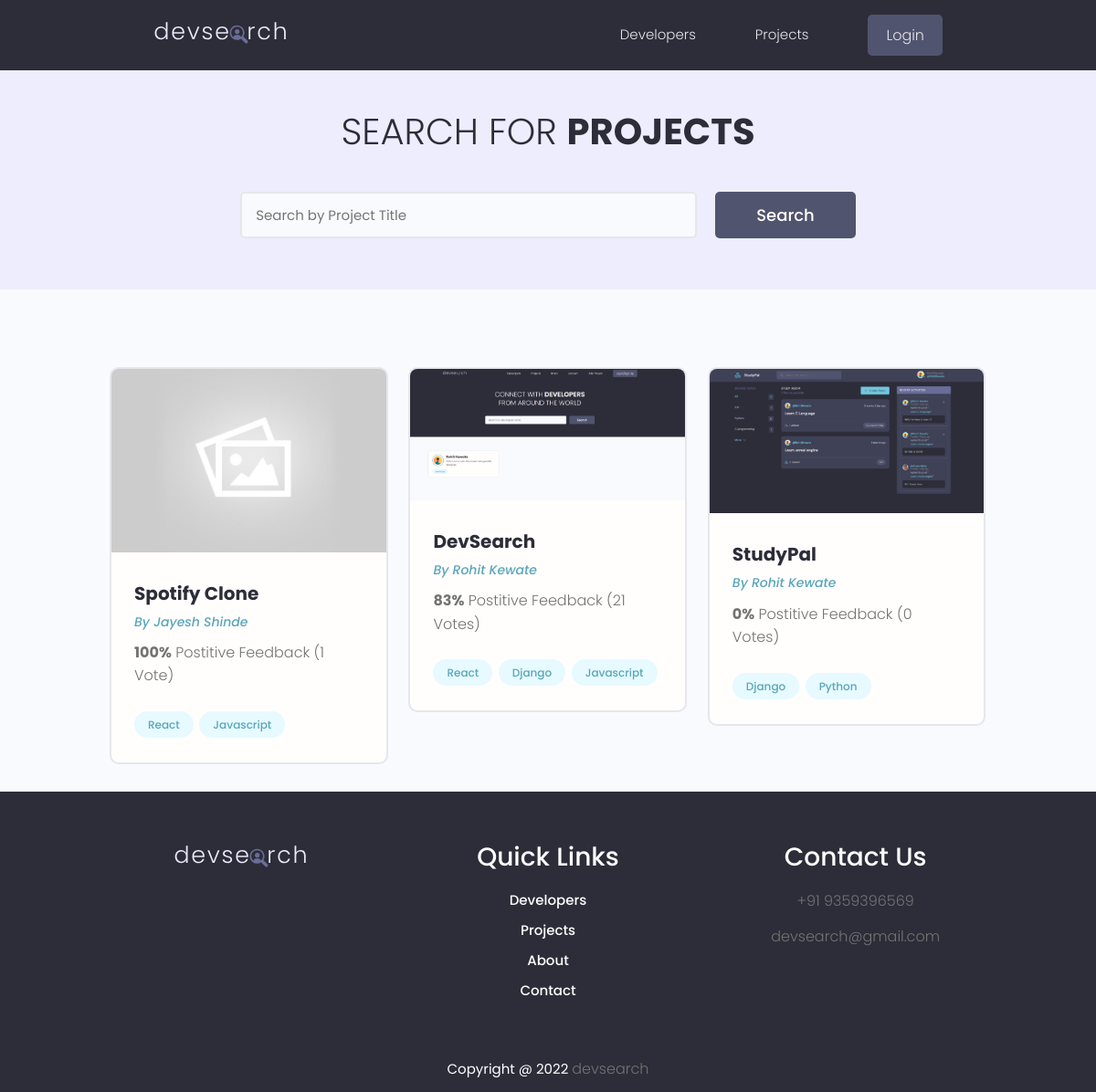
/projects/, run on the app's committed database.
### projects/models.py (models this page shows, shortened)
class Project(models.Model):
    owner = models.ForeignKey(
        profile, null=True, blank=True, on_delete=models.CASCADE)
    title = models.CharField(max_length=200)
    description = models.TextField(null=True, blank=True)
    featured_image = models.ImageField(
        null=True, blank=True, default='default.jpg')
    demo_link = models.CharField(max_length=2000, null=True, blank=True)
    source_link = models.CharField(max_length=2000, null=True, blank=True)
    tags = models.ManyToManyField('Tag', blank=True)
    vote_total = models.IntegerField(default=0, null=True, blank=True)
    vote_ratio = models.IntegerField(default=0, null=True, blank=True)
    created = models.DateTimeField(auto_now_add=True)
    id = models.UUIDField(default=uuid.uuid4, unique=True,
                          primary_key=True, editable=False)
    class Meta:
        ordering = ['-vote_ratio', '-vote_total', 'title']
    @property
    def imageURL(self):
        try:
            url = self.featured_image.url
        except:
            url = ''
        return url

class Tag(models.Model):
    name = models.CharField(max_length=200)
    created = models.DateTimeField(auto_now_add=True)
    id = models.UUIDField(default=uuid.uuid4, unique=True,
                          primary_key=True, editable=False)
    def __str__(self):
        return self.name

### users/models.py (models this page shows, shortened)
class profile(models.Model):
    user = models.OneToOneField(
        User,  on_delete=models.CASCADE, null=True, blank=True)
    name = models.CharField(max_length=200, null=True, blank=True)
    email = models.EmailField(max_length=500, null=True, blank=True)
    username = models.CharField(max_length=200, null=True, blank=True)
    location = models.CharField(max_length=200, null=True, blank=True)
    short_intro = models.CharField(max_length=200, null=True, blank=True)
    bio = models.TextField(null=True, blank=True)
    profile_image = models.ImageField(
        null=True, blank=True, upload_to='profiles/', default="profiles/avatar.svg")
    social_github = models.CharField(max_length=200, null=True, blank=True)
    social_twitter = models.CharField(max_length=200, null=True, blank=True)
    social_linkedin = models.CharField(max_length=200, null=True, blank=True)
    social_stackoverflow = models.CharField(
        max_length=200, null=True, blank=True)
    social_website = models.CharField(max_length=200, null=True, blank=True)
    created = models.DateTimeField(auto_now_add=True)
    id = models.UUIDField(default=uuid.uuid4, unique=True,
                          primary_key=True, editable=False)
    class Meta:
        ordering = ['created']

### projects/views.py (the view)
# urls.py: path("", include('projects.urls')),
def projects(request):
    projects, search_query = searchProject(request)
    custom_range, projects = paginateProjects(request, projects, 6)
    context = {'projects': projects, 'search_query': search_query,
               'custom_range': custom_range}
    return render(request, 'projects/projects.html', context)

### projects/utils.py (called while the page is built)
def paginateProjects(request, projects, results):
    page = request.GET.get('page')
    paginator =Paginator(projects, results)
    try:
        projects = paginator.page(page)
    except PageNotAnInteger:
        page = 1
    except EmptyPage:
        page = paginator.num_pages
        projects = paginator.page(page)
    leftIndex = (int(page) - 4)
    if leftIndex < 1:
        leftIndex = 1
    rightIndex = (int(page) + 5)
    if rightIndex > paginator.num_pages:
        rightIndex = paginator.num_pages + 1
    custom_range = range(leftIndex,rightIndex)
    return custom_range , projects

def searchProject(request):
    search_query = ''
    if request.GET.get('search_query'):
        search_query = request.GET.get('search_query')
    tags = Tag.objects.filter(name__icontains = search_query)
    projects = Project.objects.distinct().filter(
        Q(title__icontains = search_query) |
        Q(description__icontains = search_query) |
        Q(owner__name__icontains = search_query) |
        Q(tags__in = tags)
    )
    return projects, search_query

### projects/templates/projects/projects.html (shortened to what this page needs)
{% extends 'base.html' %}
{% load static %}
{% block content %}
 <main class="projects">
    <section class="hero-section text-center">
      <div class="container container--narrow">
        <div class="hero-section__box">
          <h2>Search for <span>Projects</span></h2>
        </div>
        <div class="hero-section__search">
          <form id="searchForm" class="form" action="#" method="get">
            <div class="form__field">
              <input class="input input--text" id="formInput#search" type="text" value="{{search_query}}" name="search_query"
                placeholder="Search by Project Title" />
            </div>
            <input class="btn btn--sub btn--lg" type="submit" value="Search" />
          </form>
        </div>
      </div>
    </section>
    <section class="projectsList">
      <div class="container">
        <div class="grid grid--three">
        {% for project in projects %}
        <div class="column">
            <div class="card project">
              <a href="{% url 'single-project-page' project.id %}" class="project">
                <img class="project__thumbnail" src="{{ project.imageURL }}" alt="project thumbnail" />
                <div class="card__body">
                  <h3 class="project__title">{{ project.title }}</h3>
                  <p><a class="project__author" href="{% url 'user-profile-page' project.owner.id %}">By {{ project.owner.name }}</a></p>
                  <p class="project--rating">
                    <span style="font-weight: bold;">{{ project.vote_ratio }}%</span> Postitive
                    Feedback ({{ project.vote_total }} Vote{{ project.vote_total|pluralize:"s" }})
                  </p>
                  <div class="project__tags">
                    {% for tag in project.tags.all %}
                    <span class="tag tag--pill tag--main">
                        <small>{{ tag }}</small>
                    </span>
                    {% endfor %}
                  </div>
                </div>
              </a>
            </div>
          </div>
        {% endfor %}
        </div>
      </div>
    </section>
  </main>
{% endblock content %}

### templates/base.html (shortened to what this page needs)
<!DOCTYPE html>
{% load static %}
<html>
    <html lang="en">
    <head>
      <link rel="stylesheet" href="https://cdn.iconmonstr.com/1.3.0/css/iconmonstr-iconic-font.min.css" />
      <link rel="stylesheet" href="{% static 'uikit/styles/uikit.css' %}" />
      <link rel="stylesheet" href="{% static 'styles/app.css' %}" />
    </head>
    <body>
        {% include 'navbar.html' %}
        {% block content %}
        {% endblock content %}
        {% include 'footer.html' %}
    </body>
</html>

### templates/navbar.html (shortened to what this page needs)
{% load static %}
<header class="header">
  <div class="container container--narrow">
    <a href="{% url 'profile-page' %}" class="header__logo">
      <img src="{% static 'images/logo.svg' %}" alt="DevSearch Logo" />
    </a>
    <nav class="header__nav">
      <ul class="header__menu">
        <li class="header__menuItem">
          <a href="{% url 'profile-page' %}?page=1">Developers</a>
        </li>
        <li class="header__menuItem">
          <a href="{% url 'projects-page' %}?page=1">Projects</a>
        </li>
        {% if request.user.is_authenticated %}
        <li class="header__menuItem"><a href="{% url 'inbox-page' %}">Inbox</a></li>
        <li class="header__menuItem"><a href="{% url 'user-account-page' %}">Account</a></li>
        <li class="header__menuItem">
          <a href="{% url 'logout-page' %}" class="btn btn--sub">Logout</a>
        </li>
        {% else %}
        <li class="header__menuItem">
          <a href="{% url 'login-page' %}" class="btn btn--sub">Login</a>
        </li>
        {% endif %}
      </ul>
    </nav>
  </div>
</header>

### templates/footer.html (shortened to what this page needs)
{% load static %}
<footer class="footer">
  <div class="container footer__container">
    <a href="{% url 'profile-page' %}" class="header__logo">
        <img src="{% static 'images/logo.svg' %}" alt="DevSearch Logo" />
      </a>
    <div class="footer__2">
      <h4>Quick Links</h4>
      <ul class="footer__links">
        <li>
          <a href="/" style="text-decoration: none; color: #fff">Developers</a>
        </li>
        <li>
          <a href="/" style="text-decoration: none; color: #fff">Projects</a>
        </li>
        <li>
            <a href="/" style="text-decoration: none; color: #fff">About</a>
        </li>
        <li>
          <a href="{% url 'contact-us-page' %}" style="text-decoration: none; color: #fff">Contact</a>
        </li>
      </ul>
    </div>
    <div class="footer__3">
      <h4>Contact Us</h4>
      <div>
        <p>+91 9359396569</p>
        <p>devsearch@gmail.com</p>
      </div>
    </div>
  </div>
  <div class="footer__copyright">
    <small>Copyright @ 2022  <span> devsearch</span></small>
  </div>
</footer>

### static/styles/app.css (style rules this page uses)
:root { --color-sub: #2d2d39; }
.btn--sub { background-color: var(--color-sub-light); }
.card { border: 2px solid var(--color-light); }
img { width: 100%; }
.header { position: sticky; z-index: 111; background-color: var(--color-sub); padding: 1.5rem 0; }
.header>.container { display: flex; justify-content: space-between; align-items: center; }
.header__logo>img { height: 3.8rem; }
.header__nav>ul { display: inline-flex; align-items: center; list-style: none; gap: 6.5rem; }
.header__menuItem>a { color: var(--color-light); font-weight: 300; }
.hero-section { height: 40vh; display: flex; align-items: center; background-color: var(--color-sub); }
.hero-section__box { margin-bottom: 4rem; }
.hero-section__box>h2, .hero-section__box>h2>span { font-size: 4rem; color: var(--color-light); line-height: 1.3; text-transform: uppercase; }
.hero-section__box>h2 { font-weight: 300; }
.hero-section__box>h2>span { font-weight: 700; }
.hero-section__search>.form { display: flex; align-items: center; justify-content: center; gap: 2rem; }
.hero-section__search>.form input.input--text { width: 50rem; }
@media screen and (min-width: 700px) { .footer__container { grid-template-columns: 1fr; text-align: center; gap: 2rem; } }
.project__author { font-size: 1.4rem; font-style: italic; }
.project--rating { margin-bottom: 1.6em; margin-top: .5em; }
.projects>.hero-section { background: var(--color-sub-lighter); height: 30vh; }
.projects .hero-section__box { margin-bottom: 2.5rem; }
.projects .hero-section__box>h2 { color: var(--color-sub); }
.projects .hero-section__box>h2>span { font-weight: 700; color: var(--color-sub); }
.projectsList { margin-top: 8rem; }
.project__thumbnail { object-fit: cover; object-position: top center; }
.project__title { font-size: 2rem; font-weight: 700; color: var(--color-sub); }

### static/uikit/styles/modules/_variables.css (style rules this page uses)
:root { --color-main: #5aa5b9; --color-main-light: #e6faff; --color-sub: #3f4156; --color-sub-light: #51546e; --color-sub-lighter: #ededfd; --color-text: #737373; --color-gray: #8b8b8b; --color-light: #e5e7eb; --color-light-gray: #767676; --color-bg: #f8fafd; --color-white: #fffefd; --color-white-light: #f3f3f3; --color-success: #359e64; --color-success-bg: #def8e8; --color-error: #fc4b0b; --color-error-bg: #fff2ee; --font-base: 'Poppins', arial, helvetica, 'Segoe UI', roboto, ubuntu, sans-serif; --font-monospace: 'Fira Code', 'Courier New', courier, monospace; --font-regular: 300; --font-medium: 500; --font-bold: 700; --generic-shadow: 1px 1px 5px #00000010; --generic-transition: all 0.3s ease-in-out; }

### static/uikit/styles/modules/_base.css (style rules this page uses)
* { margin: 0; padding: 0; box-sizing: border-box; text-rendering: optimizeLegibility; color: inherit; font-size: inherit; }
html { font-size: 50%; }
@media only screen and (min-width: 480px) { html { font-size: 56.25%; } }
@media only screen and (min-width: 1200px) { html { font-size: 62.5%; } }
body { line-height: 1.6; font-weight: 400; font-size: 1.5rem; color: var(--color-text); background-color: var(--color-bg); min-height: 100vh; }

### static/uikit/styles/modules/_typography.css (style rules this page uses)
* { font-family: var(--font-base); }
h2 { font-size: 3.6rem; font-weight: var(--font-bold); }
h3 { font-size: 3.2rem; font-weight: var(--font-medium); }
h4 { font-size: 2.8rem; font-weight: var(--font-medium); }
p, span, strong { font-size: 1.6rem; color: var(--color-text); font-weight: var(--font-regular); }
a { padding-bottom: 2px; text-decoration: none; display: inline-block; color: var(--color-main); font-weight: var(--font-medium); }

### static/uikit/styles/modules/_utilities.css (style rules this page uses)
.container { width: 92%; max-width: 165rem; margin: 0 auto; box-sizing: border-box; }
.container--narrow { width: 92%; max-width: 120rem; }
@media screen and (min-width: 1000px) { .container { width: 90%; } }
@media screen and (min-width: 1000px) { .container--narrow { width: 85%; } }
@media screen and (min-width: 1200px) { .container { width: 80%; } }
@media screen and (min-width: 1200px) { .container--narrow { width: 72%; } }
.text-center { text-align: center; }

### static/uikit/styles/modules/_card.css (style rules this page uses)
.card { border-radius: 1rem; background-color: var(--color-white); border: 1.5px solid var(--color-light); width: auto; height: auto; margin-top: 0.5rem; margin-bottom: 0.5rem; overflow: hidden; }
.card__body, .card__header { padding: 2rem 2.5rem; }

### data on the page
Project: imageURL (placeholder picture), title "Spotify Clone", owner.name "Jayesh Shinde", vote_ratio "100", vote_total "1"
Tag: name "React"
Tag: name "Javascript"
Project: imageURL (picture), title "DevSearch", owner.name "Rohit Kewate", vote_ratio "83", vote_total "21"
Tag: name "Django"
Project: imageURL (picture), title "StudyPal", owner.name "Rohit Kewate", vote_ratio "0", vote_total "0"
Tag: name "Python"
